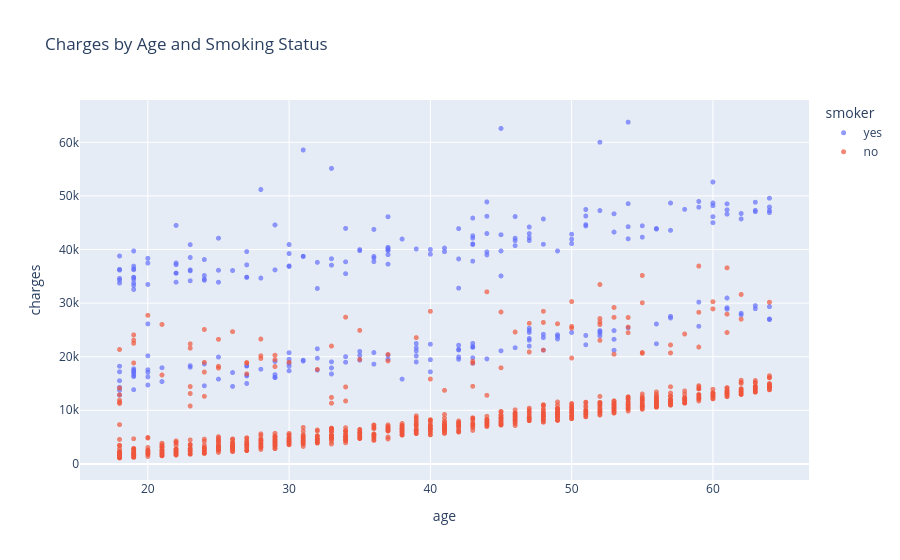

Notebook code cell kept with this figure:
### Code cell
fig = px.scatter(medical_df,
                x='age',
                y='charges', 
                color='smoker',
                title='Charges by Age and Smoking Status',
                opacity=0.7)
fig.update_traces(marker_size=5)
fig.show()

### Figure 1 — Plotly figure (JSON) as saved in the notebook; plotly's stock layout.template omitted (floating-point values rounded to 4 significant figures; data arrays with more than 128 entries replaced by an {"elided": "..."} marker saying what was removed)
{"data": [{"hovertemplate": "smoker=yes<br>age=%{x}<br>charges=%{y}<extra></extra>", "legendgroup": "yes", "marker": {"color": "#636efa", "opacity": 0.7, "size": 5, "symbol": "circle"}, "mode": "markers", "name": "yes", "showlegend": true, "type": "scattergl", "x": {"elided": "274 int values"}, "xaxis": "x", "y": {"elided": "274 float values"}, "yaxis": "y"}, {"hovertemplate": "smoker=no<br>age=%{x}<br>charges=%{y}<extra></extra>", "legendgroup": "no", "marker": {"color": "#EF553B", "opacity": 0.7, "size": 5, "symbol": "circle"}, "mode": "markers", "name": "no", "showlegend": true, "type": "scattergl", "x": {"elided": "1064 int values"}, "xaxis": "x", "y": {"elided": "1064 float values"}, "yaxis": "y"}], "layout": {"legend": {"title": {"text": "smoker"}, "tracegroupgap": 0}, "title": {"text": "Charges by Age and Smoking Status"}, "xaxis": {"anchor": "y", "domain": [0, 1], "title": {"text": "age"}}, "yaxis": {"anchor": "x", "domain": [0, 1], "title": {"text": "charges"}}}}
